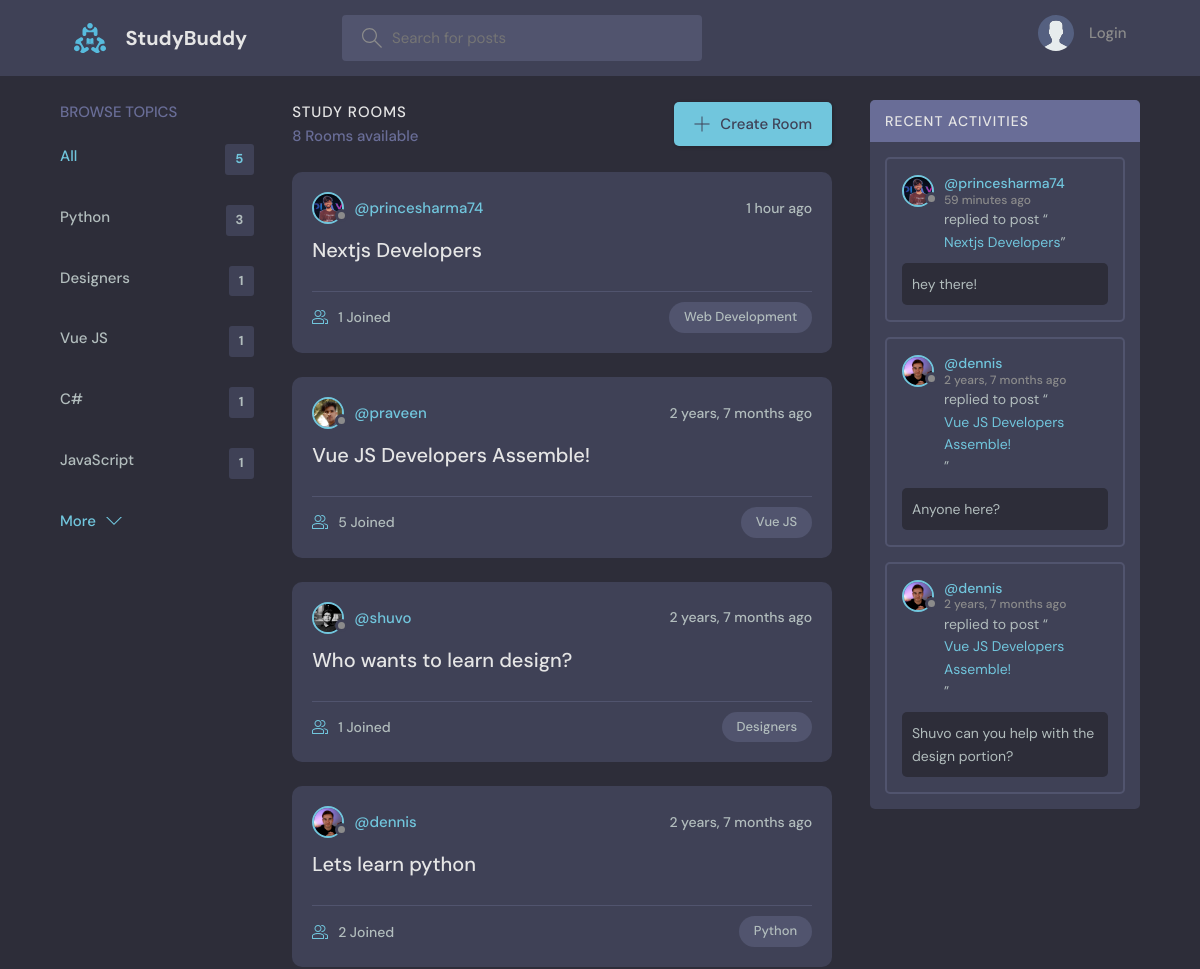
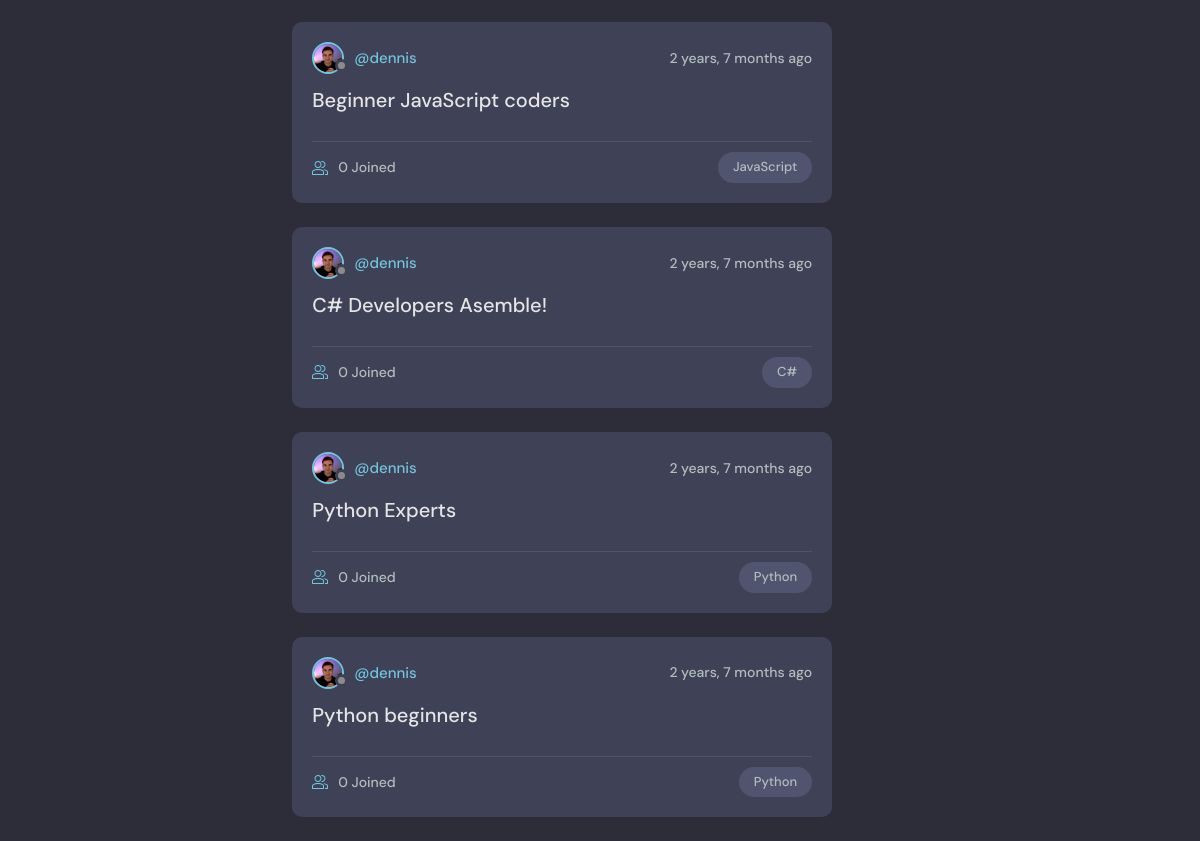
The page / on the database its author committed (2 pictures, top to bottom).
### base/models.py (models this page shows, shortened)
class Topic(models.Model):
    name = models.CharField(max_length=200)

class Room(models.Model):
    host = models.ForeignKey(User, on_delete=models.SET_NULL, null=True)
    topic = models.ForeignKey(Topic, on_delete=models.SET_NULL, null=True)
    name = models.CharField(max_length=200)
    description = models.TextField(null=True, blank=True)
    participants = models.ManyToManyField(
        User, related_name='participants', blank=True)
    updated = models.DateTimeField(auto_now=True)
    created = models.DateTimeField(auto_now_add=True)
    class Meta:
        ordering = ['-updated', '-created']
    def __str__(self):
        return self.name

class User(AbstractUser):
    name = models.CharField(max_length=200, null=True)
    email = models.EmailField(unique=True, null=True)
    bio = models.TextField(null=True)
    avatar = models.ImageField(null=True, default="avatar.svg")
    USERNAME_FIELD = 'email'
    REQUIRED_FIELDS = []

class Message(models.Model):
    user = models.ForeignKey(User, on_delete=models.CASCADE)
    room = models.ForeignKey(Room, on_delete=models.CASCADE)
    body = models.TextField()
    updated = models.DateTimeField(auto_now=True)
    created = models.DateTimeField(auto_now_add=True)
    class Meta:
        ordering = ['-updated', '-created']

### base/views.py (the view)
# urls.py: path('', views.home, name="home"),
def home(request):
    q = request.GET.get('q') if request.GET.get('q') != None else ''
    rooms = Room.objects.filter(
        Q(topic__name__icontains=q) |
        Q(name__icontains=q) |
        Q(description__icontains=q)
    )
    topics = Topic.objects.all()[0:5]
    room_count = rooms.count()
    room_messages = Message.objects.filter(
        Q(room__topic__name__icontains=q))[0:3]
    context = {'rooms': rooms, 'topics': topics,
               'room_count': room_count, 'room_messages': room_messages}
    return render(request, 'base/home.html', context)

### base/templates/base/home.html (shortened to what this page needs)
{% extends 'main.html' %}
{% block content %}
<main class="layout layout--3">
  <div class="container">
    {% include 'base/topics_component.html' %}
    <div class="roomList">
      <div class="roomList__header">
        <div>
          <h2>Study Rooms</h2>
          <p>{{room_count}} Rooms available</p>
        </div>
        <a class="btn btn--main" href="{% url 'create-room' %}">
          <svg version="1.1" xmlns="http://www.w3.org/2000/svg" width="32" height="32" viewBox="0 0 32 32">
            <title>add</title>
            <path
              d="M16.943 0.943h-1.885v14.115h-14.115v1.885h14.115v14.115h1.885v-14.115h14.115v-1.885h-14.115v-14.115z">
            </path>
          </svg>
          Create Room
        </a>
      </div>
      {% include 'base/feed_component.html' %}
    </div>
    {% include 'base/activity_component.html' %}
  </div>
</main>
{% endblock %}

### base/templates/base/topics_component.html
<div class="topics">
    <div class="topics__header">
        <h2>Browse Topics</h2>
    </div>
    <ul class="topics__list">
        <li>
            <a href="{% url 'home' %}" class="active">All <span>{{topics.count}}</span></a>
        </li>
        {% for topic in topics %}
        <li>
            <a href="{% url 'home' %}?q={{topic.name}}">{{topic.name}}<span>{{topic.room_set.all.count}}</span></a>
        </li>
        {% endfor %}
    </ul>
    <a class="btn btn--link" href="{% url 'topics' %}">
        More
        <svg version="1.1" xmlns="http://www.w3.org/2000/svg" width="32" height="32" viewBox="0 0 32 32">
            <title>chevron-down</title>
            <path d="M16 21l-13-13h-3l16 16 16-16h-3l-13 13z"></path>
        </svg>
    </a>
</div>

### base/templates/base/feed_component.html (shortened to what this page needs)
{% for room in rooms %}
<div class="roomListRoom">
    <div class="roomListRoom__header">
        <a href="{% url 'user-profile' room.host.id %}" class="roomListRoom__author">
            <div class="avatar avatar--small">
                <img src="{{room.host.avatar.url}}" />
            </div>
            <span>@{{room.host.username}}</span>
        </a>
        <div class="roomListRoom__actions">
            <span>{{room.created|timesince}} ago</span>
        </div>
    </div>
    <div class="roomListRoom__content">
        <a href="{% url 'room' room.id %}">{{room.name}}</a>
    </div>
    <div class="roomListRoom__meta">
        <a href="{% url 'room' room.id %}" class="roomListRoom__joined">
            {{room.participants.all.count}} Joined
        </a>
        <p class="roomListRoom__topic">{{room.topic.name}}</p>
    </div>
</div>
{% endfor %}

### base/templates/base/activity_component.html (shortened to what this page needs)
<div class="activities">
    <div class="activities__header">
        <h2>Recent Activities</h2>
    </div>
    {% for message in room_messages %}
    <div class="activities__box">
        <div class="activities__boxHeader roomListRoom__header">
            <a href="{% url 'user-profile' message.user.id %}" class="roomListRoom__author">
                <div class="avatar avatar--small">
                    <img src="{{message.user.avatar.url}}" />
                </div>
                <p>
                    @{{message.user.username}}
                    <span>{{message.created|timesince}} ago</span>
                </p>
            </a>
        </div>
        <div class="activities__boxContent">
            <p>replied to post “<a href="{% url 'room' message.room.id %}">{{message.room}}</a>”</p>
            <div class="activities__boxRoomContent">{{message.body}}</div>
        </div>
    </div>
    {% endfor %}
</div>

### rows shown on the page
Topic: name "Python", room_set.all.count "3"
Topic: name "Designers", room_set.all.count "1"
Topic: name "Vue JS", room_set.all.count "1"
Topic: name "C#", room_set.all.count "1"
Topic: name "JavaScript", room_set.all.count "1"
Room: host.avatar (picture), host.username "princesharma74", created "1 hour", name "Nextjs Developers", participants.all.count "1", topic.name "Web Development"
Room: host.avatar (picture), host.username "praveen", created "2 years, 7 months", name "Vue JS Developers Assemble!", participants.all.count "5", topic.name "Vue JS"
Room: host.avatar (picture), host.username "shuvo", created "2 years, 7 months", name "Who wants to learn design?", participants.all.count "1", topic.name "Designers"
Room: host.avatar (picture), host.username "dennis", created "2 years, 7 months", name "Lets learn python", participants.all.count "2", topic.name "Python"
Room: host.avatar (picture), host.username "dennis", created "2 years, 7 months", name "Beginner JavaScript coders", participants.all.count "0", topic.name "JavaScript"
Room: host.avatar (picture), host.username "dennis", created "2 years, 7 months", name "C# Developers Asemble!", participants.all.count "0", topic.name "C#"
Room: host.avatar (picture), host.username "dennis", created "2 years, 7 months", name "Python Experts", participants.all.count "0", topic.name "Python"
Room: host.avatar (picture), host.username "dennis", created "2 years, 7 months", name "Python beginners", participants.all.count "0", topic.name "Python"
Message: user.avatar (picture), user.username "princesharma74", created "59 minutes", room "Nextjs Developers", body "hey there!"
Message: user.avatar (picture), user.username "dennis", created "2 years, 7 months", room "Vue JS Developers Assemble!", body "Anyone here?"
Message: user.avatar (picture), user.username "dennis", created "2 years, 7 months", room "Vue JS Developers Assemble!", body "Shuvo can you help with the design portion?"

### other values the page prints
{{ topics.count }} "5"
{{ room_count }} "8"
